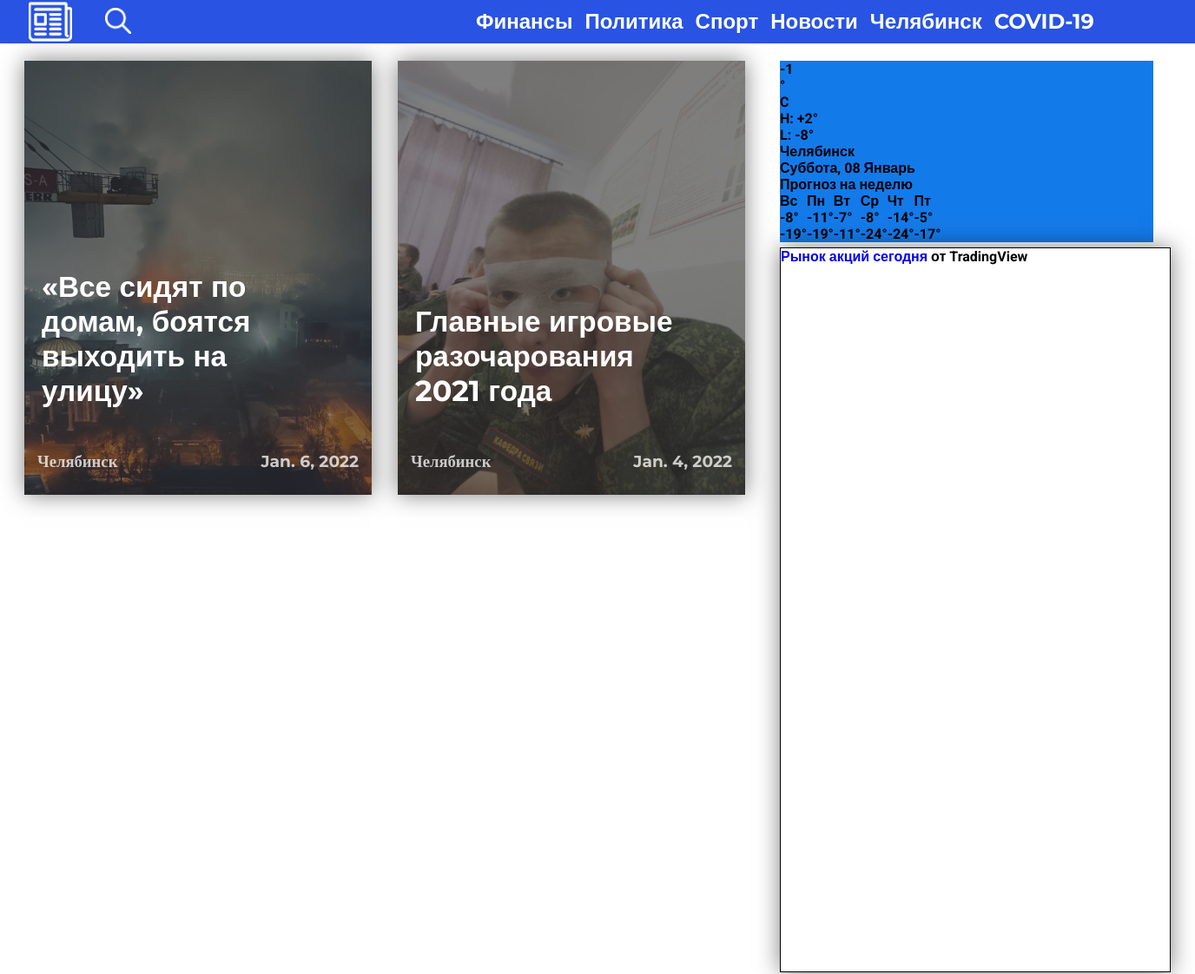
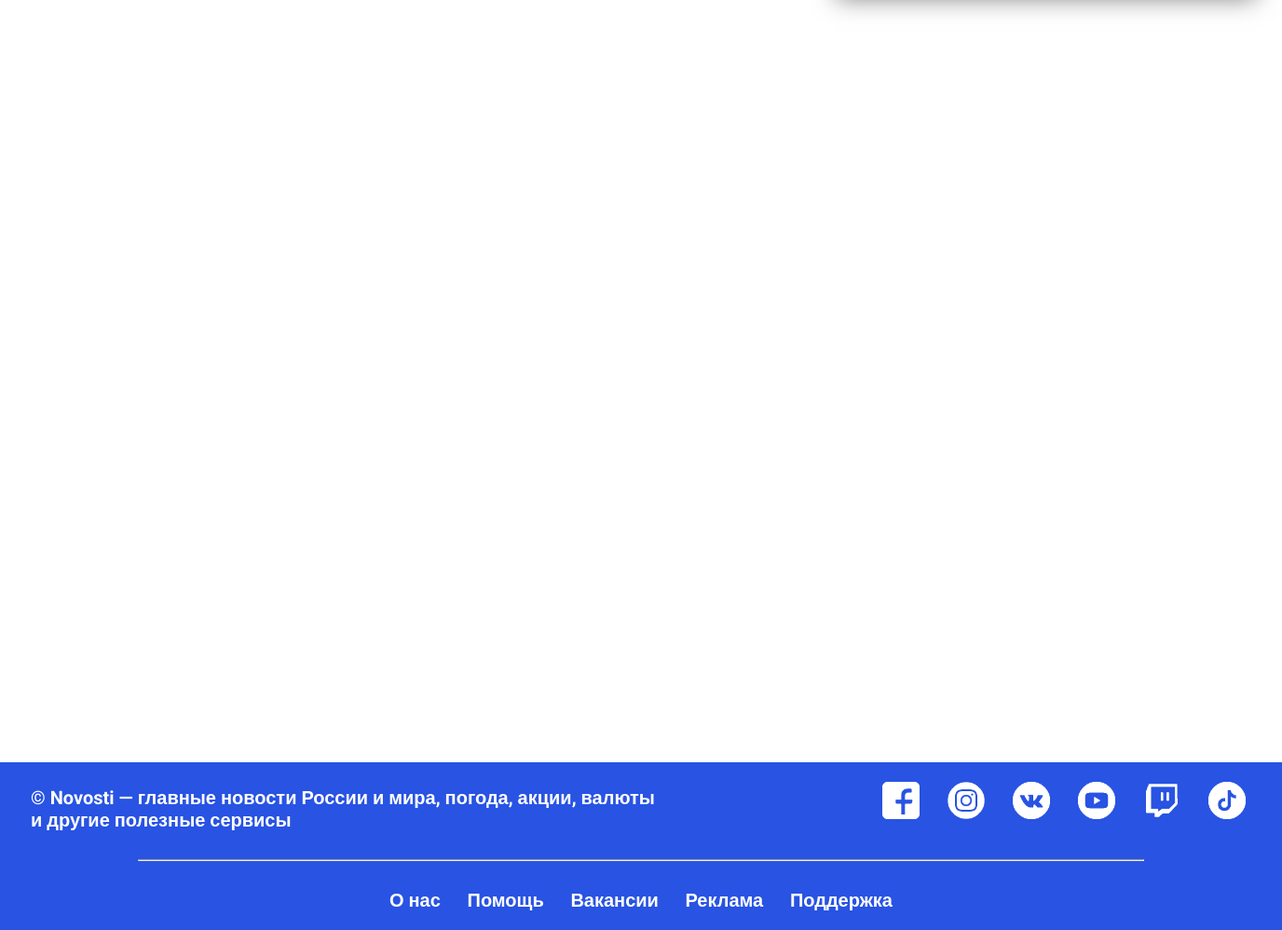
/chelyabinsk, run on the app's committed database (2 pictures, top to bottom).
### main/models.py (models this page shows, shortened)
class News(models.Model):
    title = models.CharField(max_length=100, verbose_name='заголовок новости')
    content = models.TextField(max_length=2000, verbose_name='содержание статьи')
    image = models.ImageField(verbose_name='изображение статьи')
    published = models.DateField(auto_now=True)
    type = models.CharField(max_length=20, verbose_name='тип новостей')
    class Meta:
        verbose_name = 'новость'
        verbose_name_plural = 'новости'

### main/views.py (the view, shortened to what this page needs)
# urls.py: path('chelyabinsk', ChelyabinskPage.as_view(), name='chelyabinsk'),
class ChelyabinskPage(View):
    def get(self, request, *args, **kwargs):
        main_news = News.objects.filter(type='Челябинск').order_by('-id')[:4]
        bottom_news = News.objects.filter(type='Челябинск').order_by('-id')[4:]
        form = SearchForm()
        return render(request, 'main/chelyabinsk_page.html',
                      {'main_news': main_news, 'bottom_news_politics': bottom_news,
                       'form': form})

### main/templates/main/chelyabinsk_page.html (shortened to what this page needs)
{% load static %}
<!DOCTYPE html>
<html lang="ru">
<head>
	<link rel="stylesheet" href="{% static 'css/styles.css'%}">
</head>
<body>
<div id="main_page">
	<header class="header">
		<div class="top_line">
			<div class="main_menu">
				<a href="{% url 'main' %}" >
					<img src="{% static 'images/icon_header_logo.png' %}" alt="" class="logo_navigation">
				</a>
				<div class="search_box">
					{% block content %}
					<form method="post" class="Vladik">
						<button type="submit" class="magnifier_button">
							<img src="{% static 'images/magnifier_white.png' %}" class="magnifier_picture" alt="">
						</button>
					</form>
					{% endblock %}
				</div>
				<ul class="menu_elements">
					<li class="menu_finances">
						<a href="{% url 'finances' %}">Финансы</a>
					</li >
					<li class="menu_politics">
						<a href="{% url 'politics' %}">Политика</a>
					</li >
					<li class="menu_sport">
						<a href="{% url 'sport' %}">Спорт</a>
					</li >
					<li class="menu_news">
						<a href="{% url 'news' %}">Новости</a>
					</li >
					<li class="menu_chelyabinsk">
						<a href="{% url 'chelyabinsk' %}">Челябинск</a>
					</li >
					<li class="menu_covid">
						<a href="{% url 'covid' %}">COVID-19</a>
					</li >
				</ul>
			</div>
		</div>
	</header>
<div class="main_info">
	<div class="main_block">
	<div class="main_news">
		<div class="main_grid">
			{% block main %}
			{% for main_elem in main_news %}
			<div class="single_main_news">
			<a href="{% url 'article-detail' main_elem.id %}">
				{% if main_elem.image %}
				<img src="{{ main_elem.image.url }}" alt="" class="first_news_image"/>
				{% endif %}
				<div class="black_background"></div>
				<p class="main_block_text">
				  	{{ main_elem.title }}
			  </p>
			  <div class="main_block_single_news_bottom_info">
			  	<p class="main_block_single_news_type">
					{{ main_elem.type }}
			  	</p>
			  	<p class="main_block_single_news_time">
			  		{{ main_elem.published }}
			  	</p>
			  </div>
			</a>
		</div>
			{% endfor %}
			{% endblock %}
		</div>
	</div>
	<div class="side_news">
		<div class="side_grid">
			<div id="m-booked-weather-bl250-27932"> <div class="booked-wzs-250-175 weather-customize" style="background-color:#137AE9;width:430px;" id="width3"> <div class="booked-wzs-250-175_in"> <div class="booked-wzs-250-175-data"> <div class="booked-wzs-250-175-right"> <div class="booked-wzs-day-deck"> <div class="booked-wzs-day-val"> <div class="booked-wzs-day-number">-1</div> <div class="booked-wzs-day-dergee"> <div class="booked-wzs-day-dergee-val">&deg;</div> <div class="booked-wzs-day-dergee-name">C</div> </div> </div> <div class="booked-wzs-day"> <div class="booked-wzs-day-d">H: <span class="plus">+</span>2&deg;</div> <div class="booked-wzs-day-n">L: -8&deg;</div> </div> </div> <div class="booked-wzs-250-175-info"> <div class="booked-wzs-250-175-city">Челябинск </div> <div class="booked-wzs-250-175-date">Суббота, 08 Январь</div> <div class="booked-wzs-left"> <span class="booked-wzs-bottom-l">Прогноз на неделю</span> </div> </div> </div> </div> <table cellpadding="0" cellspacing="0" class="booked-wzs-table-250"> <tr> <td>Вс</td> <td>Пн</td> <td>Вт</td> <td>Ср</td> <td>Чт</td> <td>Пт</td> </tr> <tr> <td class="week-day-val">-8&deg;</td> <td class="week-day-val">-11&deg;</td> <td class="week-day-val">-7&deg;</td> <td class="week-day-val">-8&deg;</td> <td class="week-day-val">-14&deg;</td> <td class="week-day-val">-5&deg;</td> </tr> <tr> <td class="week-day-val">-19&deg;</td> <td class="week-day-val">-19&deg;</td> <td class="week-day-val">-11&deg;</td> <td class="week-day-val">-24&deg;</td> <td class="week-day-val">-24&deg;</td> <td class="week-day-val">-17&deg;</td> </tr> </table> </div> </div> </div>
				<div class="stock_content">
<div class="tradingview-widget-container">
  <div class="tradingview-widget-copyright"><a href="https://ru.tradingview.com/markets/stocks-usa/" rel="noopener" target="_blank"><span class="blue-text">Рынок акций сегодня</span></a> от TradingView</div>
</div>
				</div>
		</div>
	</div>
	</div>
	<div class="bottom_news">
		<div class="bottom_grid">
		</div>
	</div>
</div>
	<footer class="footer">
		<div class="bottom_line">
			<div class="footer_info">
				<p class="footer_site_info">
				© Novosti — главные новости России и мира, погода, акции, валюты
				<br>
				 и другие полезные сервисы
				</p>
				<div class="footer_social">
						<a href="#">
							<img src="images/facebook_logo_white.png"  alt="" class="footer_social_logo">
						</a>
						<a href="#">
							<img src="images/instagram_logo_white.png"  alt="" class="footer_social_logo">
						</a>
						<a href="#">
							<img src="images/vk_logo_white.png"  alt="" class="footer_social_logo">
						</a>
						<a href="#">
							<img src="images/youtube_logo_white.png" alt=""  class="footer_social_logo">
						</a>
						<a href="#">
							<img src="images/twitch_logo_white.png"  alt="" class="footer_social_logo">
						</a>
						<a href="#">
							<img src="images/tiktok_logo_white.png"  alt="" class="footer_social_logo">
						</a>
				</div>
			</div>
			<hr class="footer_white_line"/>
			<div class="other_info">
				<a href="" class="single_other_info">
					<p>О нас</p>
				</a>
				<a href="" class="single_other_info">
					<p>Помощь</p>
				</a>
				<a href="" class="single_other_info">
					<p>Вакансии</p>
				</a>
				<a href="" class="single_other_info">
					<p>Реклама</p>
				</a>
				<a href="" class="single_other_info">
					<p>Поддержка</p>
				</a>
			</div>
		</div>
	</footer>
</div>
</body>
</html>

### main/static/css/styles.css (style rules this page uses)
body { width: 100%; margin: auto; padding: 0; font-family: 'Roboto', "Montserrat", "Work Sans", sans-serif; font-weight: bold; }
*, *:before, *:after { box-sizing: border-box; margin: 0; padding: 0; }
header { position: fixed; top: 0; background: #2853E3; padding: 0; width: 100%; height: 50px; z-index: 10; margin-bottom: 60px; }
footer { font-weight: bold; background: #2853E3; width: 100%; min-width: 1350px; height: 180px; display: flex; float: bottom; }
h1,h2,h3,h4,h5,h6,p { margin : 0; padding : 0; }
a { text-decoration: none }
.top_line { width: 1350px; margin : auto; }
.main_menu { display: -webkit-flex; display: flex; justify-content: space-between; width: 1350px; min-width: 1080px; height: 50px; }
.logo_navigation { position: relative; width: 50px; margin: 0px 20px; }
.search_box { float: left; display: -webkit-flex; display: flex; justify-content: space-between; width: 400px; min-width: 220px; background: #2853E3; border: 4px solid #2853E3; margin: 0; padding: 0; margin-top: 5px; }
.Vladik { margin: 0px auto; height:100%; width:100%; }
.magnifier_button { background: #2853E3; border: none; display: inline-block; height: 30px; padding: 0px; margin: 0px; vertical-align: top; width: 30px; }
.magnifier_button img { display: block; height: 30px; width: 30px; }
ul.menu_elements { list-style-type: none; width: 840px; min-width: 750px; padding-left: 20px; padding-bottom: 20px; margin-top : 10px; align-content: center; justify-content: end; }
ul.menu_elements li { text-decoration: none; display: inline-flex; margin: 0px 5px; }
ul.menu_elements li a { text-decoreation : none; text-decoration-line: none; color: white; font-family: 'Montserrat', sans-serif; font-size: 24px; display: -webkit-flex; display: flex; transition: all 0.35s ease; }
.main_info { width: 1360px; margin: auto; }
.main_block { margin-top: 30px; position : relative; display: -webkit-flex; display: flex; width : 1360px; height: auto; }
.main_news { width: 65%; height: auto; }
.main_grid { margin: 40px 0px 0px 20px; display: grid; grid-template-columns: 400px 400px; grid-template-rows: 500px 500px; gap: 50px 30px; grid-template-areas: ". ." ". ."; }
.first_news_image { object-fit: cover; position: relative; width: 100%; height: 100%; opacity: 0.75; transition: all .25s ease-in; }
.single_main_news { position: relative; overflow: hidden; box-shadow: 0 0 25px rgba(0,0,0,0.5); }
.black_background { position: absolute; top: 0%; left: 0%; width: 100%; height: 100%; background: black; opacity: 0.5; }
.main_block_text { position: absolute; padding-left: 20px; top: 0%; height: 400px; width: 350px; font-family: Montserrat, sans-serif; font-size: 25pt; color: white; word-break: break-word; display: flex; align-items: flex-end; }
.main_block_single_news_bottom_info { display: flex; justify-content: space-between; position: absolute; color: white; font-family: Montserrat; font-size: 14pt; width: 100%; height: 50px; bottom: 0; padding: 0 15px 15px 15px; opacity: 0.75; }
.side_news { width: 35%; height: 1100px; margin-right: 10px; margin-left: 40px; }
.side_grid { display: grid; margin: 40px 40px 0px 0px; grid-template-columns: 450px; grid-template-rows: 165px 835px; gap: 50px 30px; grid-template-areas: "." "."; }
.stock_content { display: flex; border: 1px solid black; box-shadow: 0 0 25px rgba(0,0,0,0.5); position: relative; height: 100%; width: 100%; }
.bottom_grid { margin: 40px 0px 30px 20px; display: grid; grid-template-columns: 300px 300px 300px 300px; grid-template-rows: 350px 350px; gap: 40px 40px; grid-template-areas: ". . . ." ". . . ."; }
.bottom_line { width: 1350px; overflow: auto; margin : auto; }
.footer_info { display: inline-flex; width: 100%; font-size: 15pt; color: white; font-family: 'Roboto', sans-serif; }
.footer_site_info { padding-left: 20px; padding-top: 25px; }
.footer_social { display: inline-flex; padding-top: 25px; padding-left: 17%; }
.footer_social_logo { margin: -5px 15px 5px 15px; width: 40px; height: 40px; }
.footer_white_line { top: 50%; height: 2px; color: white; width: 80%; margin: 30px 10% 10px 10%; }
.other_info { padding: 20px 30%; width: 100%; display: flex; justify-content: space-between; color: white; font-size: 15pt; }
.single_other_info { text-decoration : none; color: white; }

### data on the page
News: image (picture), title "«Все сидят по домам, боятся выходить на улицу»", type "Челябинск", published "Jan. 6, 2022"
News: image (picture), title "Главные игровые разочарования 2021 года", type "Челябинск", published "Jan. 4, 2022"
